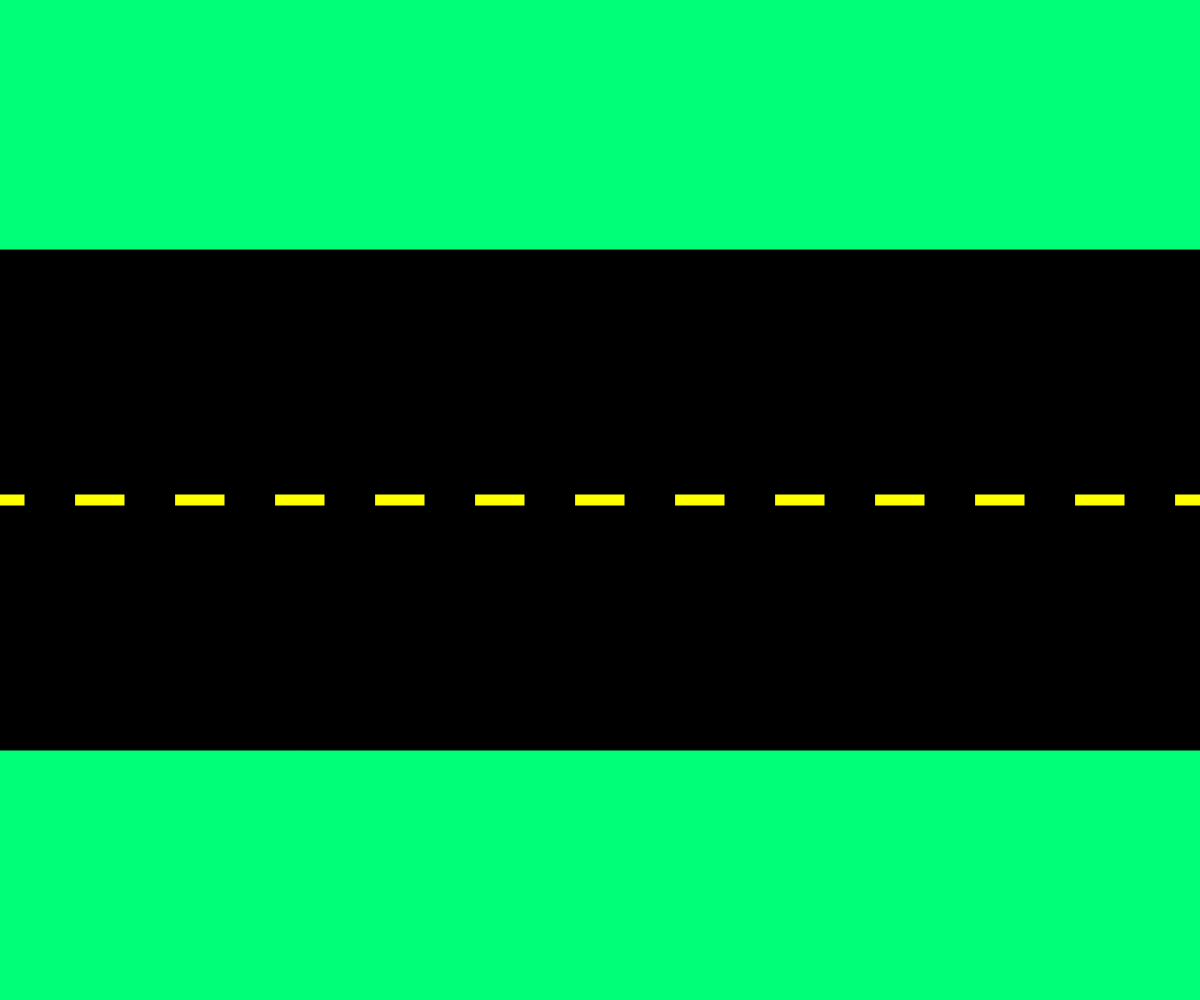
Frame 1 (no input)
Frame 60 (no input): identical to frame 1, image omitted
Frame 120 (the mouse pressed at the canvas centre since frame 60): identical to frame 1, image omitted

The p5.js sketch that drew this single still picture (run headless with seeded random() and noise() and a simulated clock; from frame 60 on, the mouse is pressed at the canvas centre):

// p5.js sketch
// ── sketch.js
// cars cars cars

let myVehicle;

function setup() {
  createCanvas(windowWidth, windowHeight);
  myVehicle = new Vehicle;
}

function draw() {
  background(0, 255, 120);
  drawRoad();
}

function drawRoad(){
  rectMode(CENTER);
  fill(0)
  rect(width/2, height/2, width, height/2);
  for (let i = 0; i <= width; i += width/12) {
    fill(255, 255, 0);
    rect(i, height/2, width/24, 12);
  }
}

class Vehicle{
  constructor(x, y, type, color, direction, speed){
    this.x = x;
    this.y = y;
    this.type = type;
    this.color = color;
    this.direction = direction;
    this.speed = speed;
  }


  display(){
    if(type === 0){

    }
    else{

    }

  }


  move(){
    this.x += this.speed;
  }    

  speedUp(){
      this.speed += 4;
  }

  speedDown(){
      this.speed -= 4;
  }

  changeColor(){
      this.color = random((0, 0, 0),(255, 255, 255));
  }   

  action(){
    let a = random(0, 100);
    let b = random(0, 100);
    let c = random(0, 100);

    if(a === 3){

    }
    if(b === 3){
      
    }
    if(c === 3){
      
    }
  }  

}
